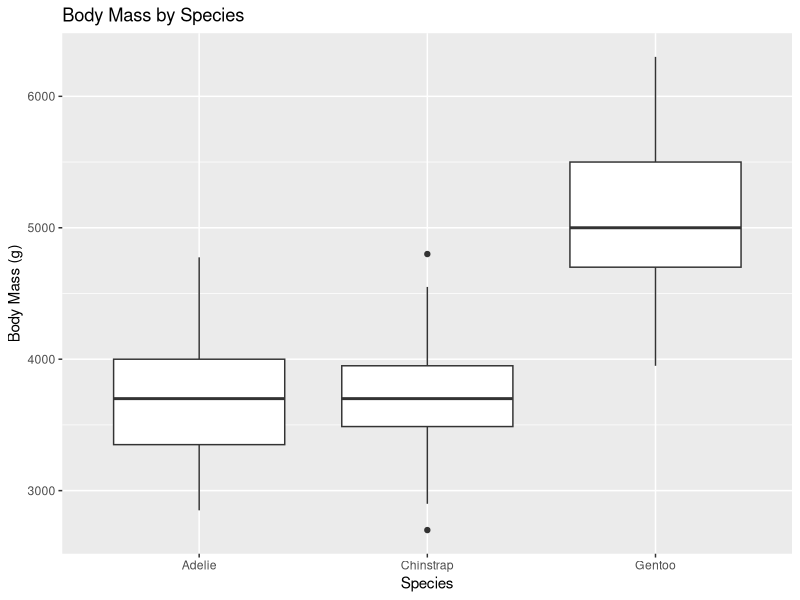
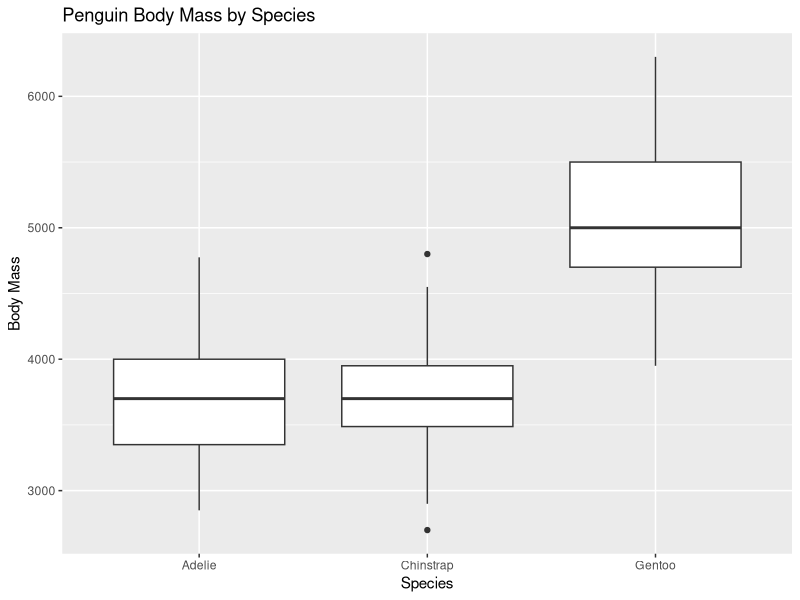
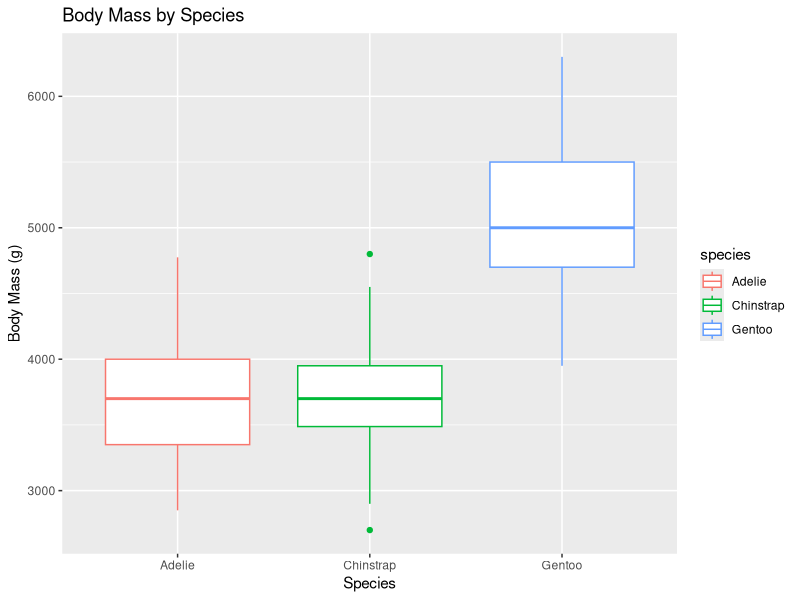

Write the R code that produced these figures, in order.
## ---- chunk 1
knitr::opts_chunk$set(echo = TRUE)
## ---- chunk 2
library(ggplot2)
library(palmerpenguins)
penguins <- penguins
## ---- chunk 3
ggplot(data = penguins, aes(x = species, y = body_mass_g)) +
  geom_boxplot() + 
  xlab("Species") +
  ylab("Body Mass (g)") +
  ggtitle("Body Mass by Species")

#OR


ggplot(data = penguins, aes(x = species, y = body_mass_g)) +
         geom_boxplot() +
  labs(
    x = "Species",
    y = "Body Mass",
    title = "Penguin Body Mass by Species"
  )
  
  
## ---- chunk 4
ggplot(data = penguins, aes(x = species, y = body_mass_g, color = species)) +
  geom_boxplot() + 
  xlab("Species") +
  ylab("Body Mass (g)") +
  ggtitle("Body Mass by Species")
## ---- chunk 5
#Many methods for this, but you can assign your own own color using hexadecimal 

